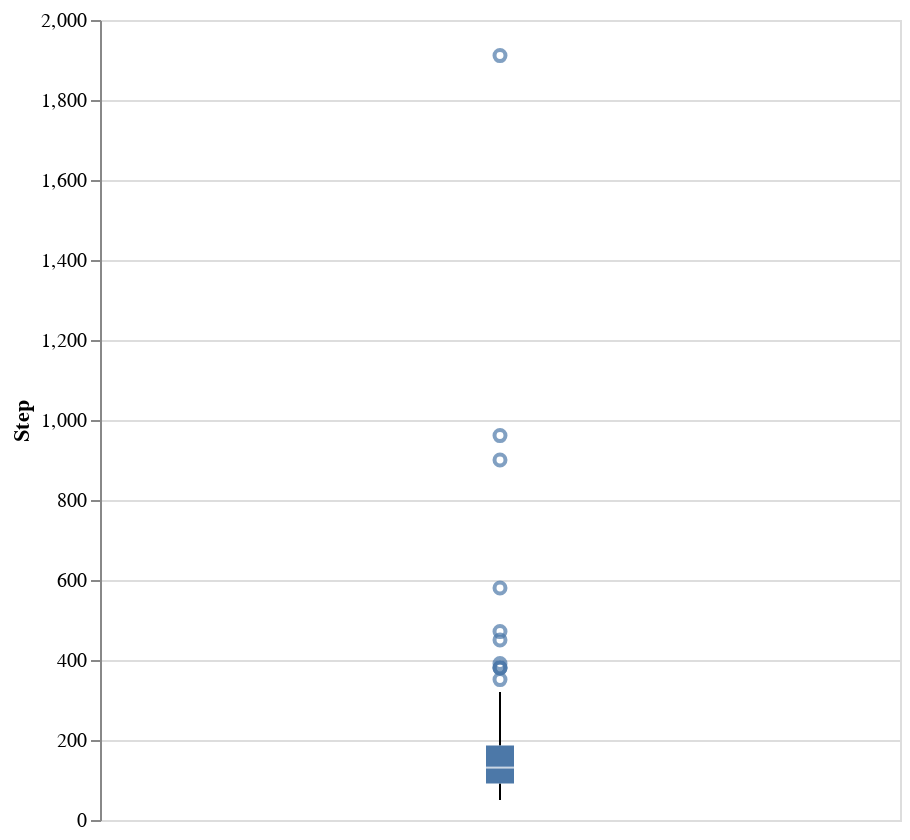

Notebook cell for this chart:
### Code cell
alt.Chart(converged).mark_boxplot().encode(
    y='Step',
).properties(width=400, height=400)

### Figure 1 — Vega-Lite specification as saved in the notebook (floating-point values rounded to 4 significant figures; data arrays with more than 128 entries replaced by an {"elided": "..."} marker saying what was removed)
{"config": {"view": {"continuousWidth": 300, "continuousHeight": 300}}, "data": {"name": "data-d01c71602b4ddb50b8ecbbc92283d8e1"}, "mark": {"type": "boxplot"}, "encoding": {"y": {"field": "Step", "type": "quantitative"}}, "height": 400, "width": 400, "$schema": "https://vega.github.io/schema/vega-lite/v5.20.1.json", "datasets": {"data-d01c71602b4ddb50b8ecbbc92283d8e1": {"elided": "187 records"}}}
